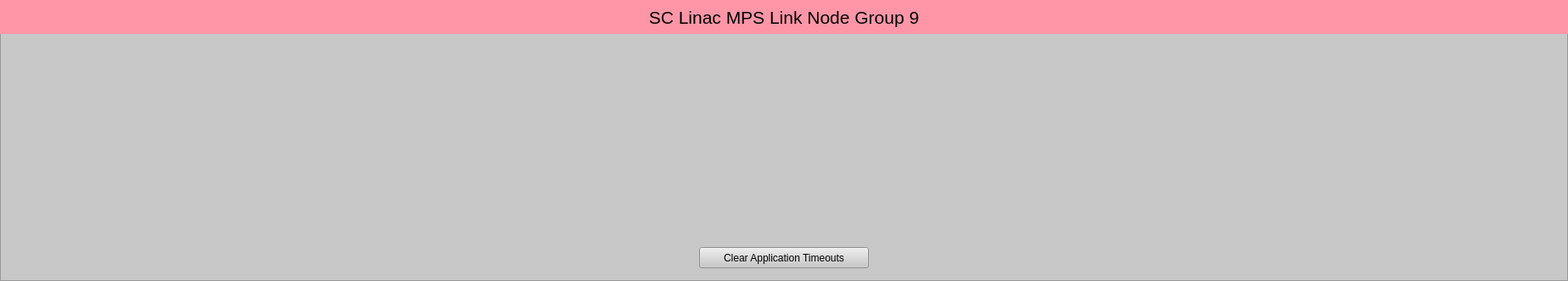
<?xml version="1.0" encoding="UTF-8"?>
<ui version="4.0">
 <class>Form</class>
 <widget class="QWidget" name="Form">
  <property name="geometry">
   <rect>
    <x>0</x>
    <y>0</y>
    <width>1848</width>
    <height>331</height>
   </rect>
  </property>
  <property name="windowTitle">
   <string>SC Linac MPS Link Node Group 9</string>
  </property>
  <widget class="QFrame" name="frame">
   <property name="geometry">
    <rect>
     <x>0</x>
     <y>0</y>
     <width>1848</width>
     <height>331</height>
    </rect>
   </property>
   <property name="styleSheet">
    <string notr="true">background-color: rgb(200, 200, 200);</string>
   </property>
   <property name="frameShape">
    <enum>QFrame::StyledPanel</enum>
   </property>
   <property name="frameShadow">
    <enum>QFrame::Raised</enum>
   </property>
   <widget class="QLabel" name="label">
    <property name="geometry">
     <rect>
      <x>0</x>
      <y>0</y>
      <width>1848</width>
      <height>40</height>
     </rect>
    </property>
    <property name="font">
     <font>
      <pointsize>16</pointsize>
     </font>
    </property>
    <property name="styleSheet">
     <string notr="true">background-color: rgb(255, 150, 168);</string>
    </property>
    <property name="text">
     <string>SC Linac MPS Link Node Group 9</string>
    </property>
    <property name="alignment">
     <set>Qt::AlignCenter</set>
    </property>
   </widget>
   <widget class="PyDMEmbeddedDisplay" name="PyDMEmbeddedDisplay">
    <property name="geometry">
     <rect>
      <x>1381</x>
      <y>50</y>
      <width>457</width>
      <height>230</height>
     </rect>
    </property>
    <property name="toolTip">
     <string/>
    </property>
    <property name="macros" stdset="0">
     <string>{"P":"MPLN:BPN20:MP01:1","CN":"SIOC:SYS0:MP01","AID":"0","SLOT_FILE":"LinkNode84_slot.ui","P_IN":"SIOC:SYS0:MP01","PGP":"10","LN":"84","TYPE":"REM","LOCA":"BPN20","IOC_UNIT":"MP01","INST":"1","VIS":"1","P_IN2":"SIOC:SYS0:MP01","TEXT":"CN B005"}</string>
    </property>
    <property name="filename" stdset="0">
     <string>$PYDM/mps/mps_crate_link.ui</string>
    </property>
   </widget>
   <widget class="PyDMEmbeddedDisplay" name="PyDMEmbeddedDisplay">
    <property name="geometry">
     <rect>
      <x>924</x>
      <y>50</y>
      <width>457</width>
      <height>230</height>
     </rect>
    </property>
    <property name="toolTip">
     <string/>
    </property>
    <property name="macros" stdset="0">
     <string>{"P":"MPLN:BPN19:MP01:1","CN":"SIOC:SYS0:MP01","AID":"0","SLOT_FILE":"LinkNode83_slot.ui","P_IN":"MPLN:BPN20:MP01:1","PGP":"0","LN":"83","TYPE":"LOC","LOCA":"BPN19","IOC_UNIT":"MP01","INST":"1","VIS":"0","P_IN2":"MPLN:BPN20:MP01:1","TEXT":"LN Rx"}</string>
    </property>
    <property name="filename" stdset="0">
     <string>$PYDM/mps/mps_crate_link.ui</string>
    </property>
   </widget>
   <widget class="PyDMEmbeddedDisplay" name="PyDMEmbeddedDisplay">
    <property name="geometry">
     <rect>
      <x>467</x>
      <y>50</y>
      <width>457</width>
      <height>230</height>
     </rect>
    </property>
    <property name="toolTip">
     <string/>
    </property>
    <property name="macros" stdset="0">
     <string>{"P":"MPLN:BPN18:MP01:1","CN":"SIOC:SYS0:MP01","AID":"0","SLOT_FILE":"LinkNode82_slot.ui","P_IN":"MPLN:BPN19:MP01:1","PGP":"0","LN":"82","TYPE":"LOC","LOCA":"BPN18","IOC_UNIT":"MP01","INST":"1","VIS":"0","P_IN2":"MPLN:BPN19:MP01:1","TEXT":"LN Rx"}</string>
    </property>
    <property name="filename" stdset="0">
     <string>$PYDM/mps/mps_crate_link.ui</string>
    </property>
   </widget>
   <widget class="PyDMEmbeddedDisplay" name="PyDMEmbeddedDisplay">
    <property name="geometry">
     <rect>
      <x>10</x>
      <y>50</y>
      <width>457</width>
      <height>230</height>
     </rect>
    </property>
    <property name="toolTip">
     <string/>
    </property>
    <property name="macros" stdset="0">
     <string>{"P":"MPLN:BPN17:MP01:1","CN":"SIOC:SYS0:MP01","AID":"0","SLOT_FILE":"LinkNode81_slot.ui","P_IN":"MPLN:BPN18:MP01:1","PGP":"0","LN":"81","TYPE":"LOC","LOCA":"BPN17","IOC_UNIT":"MP01","INST":"1","VIS":"0","P_IN2":"MPLN:BPN18:MP01:1","TEXT":"LN Rx"}</string>
    </property>
    <property name="filename" stdset="0">
     <string>$PYDM/mps/mps_crate_link.ui</string>
    </property>
   </widget>
   <widget class="PyDMDrawingImage" name="PyDMDrawingImage">
    <property name="geometry">
     <rect>
      <x>10</x>
      <y>279</y>
      <width>250</width>
      <height>50</height>
     </rect>
    </property>
    <property name="toolTip">
     <string/>
    </property>
    <property name="styleSheet">
     <string notr="true">background-color: rgb(200, 200, 200);</string>
    </property>
    <property name="filename" stdset="0">
     <string>$PYDM/mps/lcls_mps_lockup_sidebyside_digital.png</string>
    </property>
   </widget>
   <widget class="PyDMPushButton" name="PyDMPushButton">
    <property name="geometry">
     <rect>
      <x>824</x>
      <y>291</y>
      <width>200</width>
      <height>25</height>
     </rect>
    </property>
    <property name="toolTip">
     <string/>
    </property>
    <property name="text">
     <string>Clear Application Timeouts</string>
    </property>
    <property name="channel" stdset="0">
     <string>ca://SIOC:SYS0:MP01:TO_ERR_CLR</string>
    </property>
    <property name="pressValue" stdset="0">
     <string>1</string>
    </property>
    <property name="releaseValue" stdset="0">
     <string>0</string>
    </property>
   </widget>
  </widget>
 </widget>
 <customwidgets>
  <customwidget>
   <class>PyDMEmbeddedDisplay</class>
   <extends>QFrame</extends>
   <header>pydm.widgets.embedded_display</header>
  </customwidget>
  <customwidget>
   <class>PyDMPushButton</class>
   <extends>QPushButton</extends>
   <header>pydm.widgets.pushbutton</header>
  </customwidget>
  <customwidget>
   <class>PyDMDrawingImage</class>
   <extends>QWidget</extends>
   <header>pydm.widgets.drawing</header>
  </customwidget>
 </customwidgets>
 <resources/>
 <connections/>
</ui>
